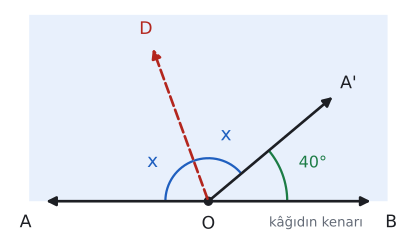

Recreate this plot in Python.
import sys; sys.path.insert(0, "tools")
from cizim import *

def yon(d): return np.array([np.cos(np.radians(d)), np.sin(np.radians(d))])
O = np.array([0.0, 0.0])
def isin(ax, d, ad="", L=2.3, renk=YAZI, ls="-", dxy=(0, 0)):
    P = O + L * yon(d)
    ax.annotate("", xy=P, xytext=O, arrowprops=dict(arrowstyle="-|>", color=renk, lw=2, ls=ls, mutation_scale=14))
    if ad: ax.text(*(P + 0.25 * yon(d) + np.array(dxy)), ad, color=renk, ha="center", va="center", fontsize=13)
def dogru(ax, d, ad="", L=2.3):
    P, Q = O + L * yon(d), O - L * yon(d)
    ax.annotate("", xy=P, xytext=Q, arrowprops=dict(arrowstyle="<|-|>", color=YAZI, lw=2, mutation_scale=14))
    if ad: ax.text(*(P + 0.28 * yon(d)), ad, color=SOLUK, ha="center", va="center")
def yay(ax, a1, a2, r, ad="", renk=MAVI, rr=None, centik=0, fs=12):
    ax.add_patch(patches.Arc(O, 2 * r, 2 * r, theta1=a1, theta2=a2, color=renk, lw=1.7))
    m = (a1 + a2) / 2
    for k in range(centik):
        t = np.radians(m + (k - (centik - 1) / 2) * 5)
        ax.plot([(r - 0.09) * np.cos(t), (r + 0.09) * np.cos(t)], [(r - 0.09) * np.sin(t), (r + 0.09) * np.sin(t)], color=renk, lw=1.5)
    if ad:
        rr = rr if rr is not None else r + 0.4
        ax.text(*(rr * yon(m)), ad, color=renk, fontsize=fs, ha="center", va="center")
def kose(ax, ad="O", dxy=(0, -0.35)):
    ax.plot(*O, "o", color=YAZI, markersize=6); ax.text(dxy[0], dxy[1], ad, ha="center", va="center", fontsize=13)

# Soru 11: kâğıt AB kenarının üstünde; kâğıdın kenarı AB doğrusu; [OD boyunca katlanınca [OA, [OA' konumuna geliyor. m(A'OB)=40°, m(AOD)=m(DOA')=70°.
fig, ax = sekil(5.5, 3.2); ax.set_aspect("equal"); ax.axis("off")
ax.add_patch(patches.Polygon([[-2.5, 0], [2.5, 0], [2.5, 2.6], [-2.5, 2.6]], closed=True, color=MAVI_ACIK, lw=0))
isin(ax, 180, "A", dxy=(0, -0.3)); isin(ax, 0, "B", dxy=(0, -0.3)); isin(ax, 110, "D", renk=KIRMIZI, ls="--"); isin(ax, 40, "A'")
ax.plot(*O, "o", color=YAZI, markersize=6); ax.text(0, -0.32, "O", ha="center", va="center", fontsize=13)
yay(ax, 110, 180, 0.6, "x", renk=MAVI, rr=0.95, fs=14)
yay(ax, 40, 110, 0.6, "x", renk=MAVI, rr=0.95, fs=14)
yay(ax, 0, 40, 1.1, "40°", renk=YESIL, rr=1.55)
ax.text(1.5, -0.3, "kâğıdın kenarı", color=SOLUK, fontsize=10, ha="center", va="center")
ax.set_xlim(-2.8, 2.8); ax.set_ylim(-0.6, 2.7)
kaydet(fig, __file__)
